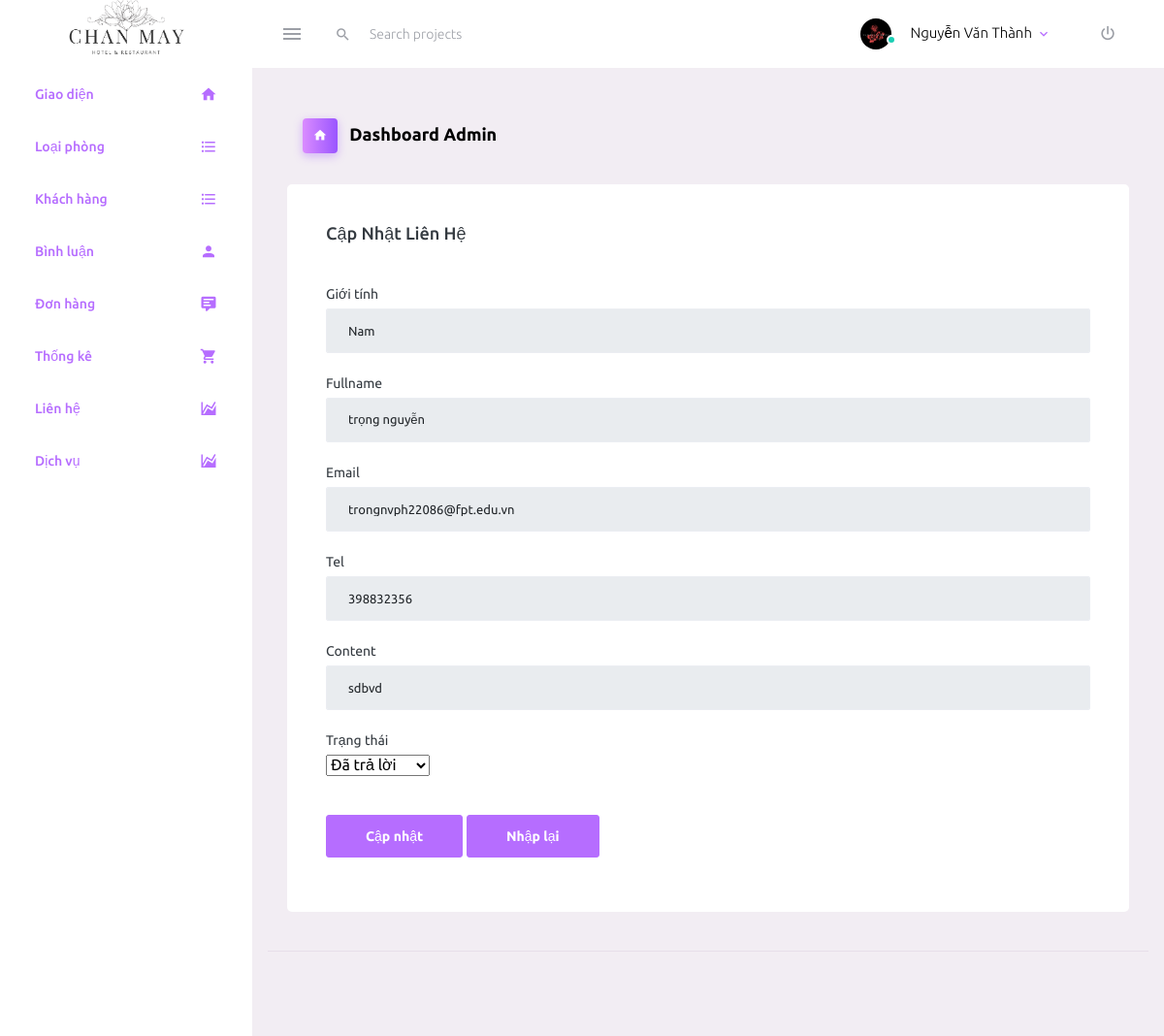
Screenshot of /index.php?url=sua-lien-he&id=1 (signed in) with the database file from the repository.
### tables this page shows
CREATE TABLE `contact` (
  `id_contact` int(11) NOT NULL,
  `sex` varchar(255) NOT NULL COMMENT 'Giới tính',
  `fullname` varchar(255) NOT NULL,
  `email` varchar(255) NOT NULL,
  `tel` int(20) NOT NULL,
  `content` text NOT NULL,
  `status` tinyint(3) DEFAULT 0 COMMENT '0 : Chưa trả lời\r\n1: Đã trả lời'
);

### Controller/adminController.php (called while the page is built, shortened)
<?php
require_once "./Models/home.php";
require_once './Models/pdo.php';
if (isset($_SESSION['account']) && ($_SESSION['account']['role'] == 1)) {
    function edit_Lienhe()
    {
        include_once './View/Admin/header.php';
        if (isset($_GET['id']) && ($_GET['id'] > 0)) {
            $lienhe = lienhe_loadone($_GET['id']);
        }
        include_once './View/Admin/lienhe/update_lienhe.php';
        include_once './View/Admin/footer.php';
    }
}
?>

### Models/pdo.php (called while the page is built, shortened)
<?php
function pdo_get_connection(){
    $dburl = "mysql:host=localhost;dbname=duan1;charset=utf8";
    $username = 'root';
    $password = '';
    $conn = new PDO($dburl, $username, $password);
    $conn->setAttribute(PDO::ATTR_ERRMODE, PDO::ERRMODE_EXCEPTION);
    return $conn;
}
function pdo_query_one($sql){
    $sql_args = array_slice(func_get_args(), 1);
    try{
        $conn = pdo_get_connection();
        $stmt = $conn->prepare($sql);
        $stmt->execute($sql_args);
        $row = $stmt->fetch(PDO::FETCH_ASSOC);
        return $row;
    }
    catch(PDOException $e){
        throw $e;
    }
    finally{
        unset($conn);
    }
}

### Models/contact.php (called while the page is built, shortened)
<?php
function lienhe_loadone($id_contact){
    $result = "select * from contact where id_contact = ".$id_contact;
    $fix = pdo_query_one($result);
    return $fix;
}
?>

### View/Admin/lienhe/update_lienhe.php (the view, shortened to what this page needs)
<?php
if(is_array($lienhe)){
    extract($lienhe);
}
?>
<div class="row">
    <div class="col-md-12 grid-margin stretch-card">
        <div class="card">
            <div class="card-body">
                <h4 class="card-title">Cập nhật liên hệ</h4>
                <form action="index.php?url=cap-nhat-lien-he" method="post" enctype="multipart/form-data">
                    <div class="form-group">
                    </div>
                        <div class="form-group">
                            <label for="">Giới tính</label>
                              <?php
                              if ($sex == 1 ) {
                               $gioitinh = "Nam";
                            }elseif ($sex == 2) {
                                $gioitinh = "Nữ";
                            }else {
                                $gioitinh = " Chưa chọn giới tính";
                            }?>
                            <input type="" disabled class="form-control" name="sex" value="<?php echo $gioitinh ; ?> ">
                        </div>
                    <div class="form-group">
                        <label for="">Fullname</label>
                        <input type="text" disabled class="form-control" name="fullname" value="<?php echo $fullname; ?>">
                    </div>
                    <div class="form-group">
                        <label for="">Email</label>
                        <input type="" disabled class="form-control" name="email" value="<?php echo $email; ?> ">
                    </div>
                    <div class="form-group">
                        <label for="">Tel</label>
                        <input type="" disabled class="form-control" name="tel" value="<?php echo $tel; ?>">
                    </div>
                        <div class="form-group">
                            <label for="">Content</label>
                            <input type="" disabled class="form-control" name="content" value="<?php echo $content; ?>">
                        </div>
                        <div class="form-group">
                        <label for="">Trạng thái</label> <br>
                        <select name="status">
                            <option value="1"<?php echo $status == 1 ? 'selected':"" ?>>Đã trả lời</option>
                        </select>
                    </div>
                    <input type="submit" value="Cập nhật" class="mt-3 btn btn-primary" name="capnhat">
                    <input type="reset" class="mt-3 btn btn-primary" value="Nhập lại">
                </form>
            </div>
        </div>
    </div>

### rows the page displays
contact: sex "Nam", fullname "trọng nguyễn", email "trongnvph22086@fpt.edu.vn", tel "398832356", content "sdbvd", status "Đã trả lời"

### other values shown
$_SESSION['account']['fullname'] "Nguyễn Văn Thành"
